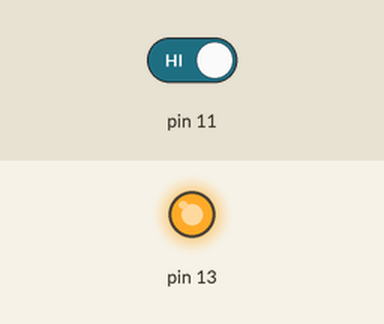
This sketch was run on a simulated Arduino Uno, built with avr-gcc and run on an emulated ATmega328P. Shown: output pins drawn as LEDs (lit = HIGH). The test bench sets the inputs (shaded band); at power-on: pin 11 HIGH. What the sketch prints to the serial monitor is not drawn.

Above: at 4.8 s.
4.9 s: pin 11 driven LOW
Timing chart, 0 to 7.9 s (numbered marks = the images above; inputs shaded):
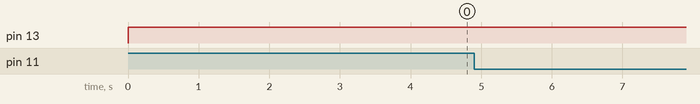

The sketch:

main.ino
```cpp
int num = 0;
unsigned long previousMillis = 0;
unsigned long interval = 2000;

void setup() {
  pinMode(13, OUTPUT);
  pinMode(11, INPUT);
  digitalWrite(11, LOW);
  Serial.begin(115200);
}

void loop() {
  unsigned long currentMillis = millis();
  if (currentMillis - previousMillis > interval) {
    if (digitalRead(11) == LOW) {
      Serial.println(num++);
    }
    previousMillis = currentMillis;
  }

  if (digitalRead(11) == HIGH) {
    digitalWrite(13, HIGH);
    Serial.println("RING");
    delay(2000);
  }
}
```

main.cpp
```cpp
#include <Arduino.h>

int num = 0;
unsigned long previousMillis = 0;
unsigned long interval = 2000;

void setup() {
  pinMode(13, OUTPUT);
  pinMode(11, INPUT);
  digitalWrite(11, LOW);
  Serial.begin(115200);
}

void loop() {
  unsigned long currentMillis = millis();
  if (currentMillis - previousMillis > interval) {
    if (digitalRead(11) == LOW) {
      Serial.println(num++);
    }
    previousMillis = currentMillis;
  }

  if (digitalRead(11) == HIGH) {
    digitalWrite(13, HIGH);
    Serial.println("RING");
    delay(2000);
  }
}
```

Measured:
- after the input at 4.9 s, every drawn part: stays the same
